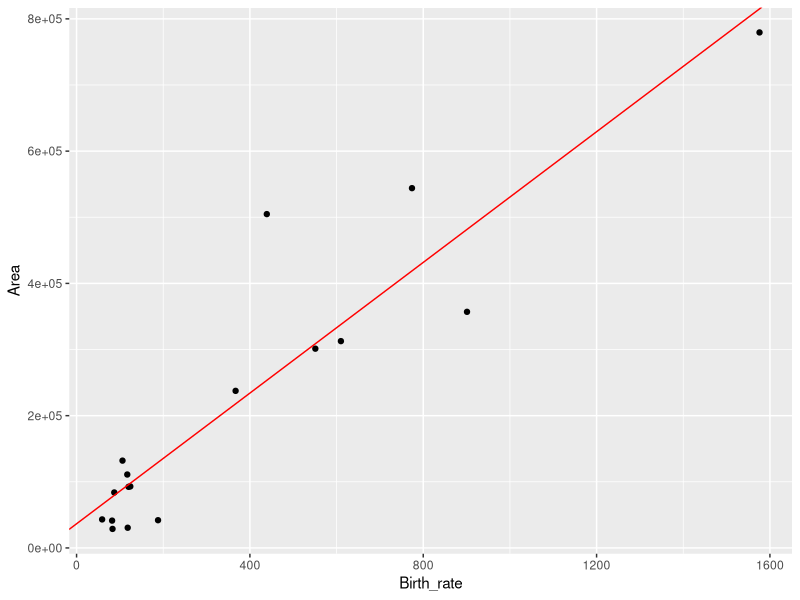
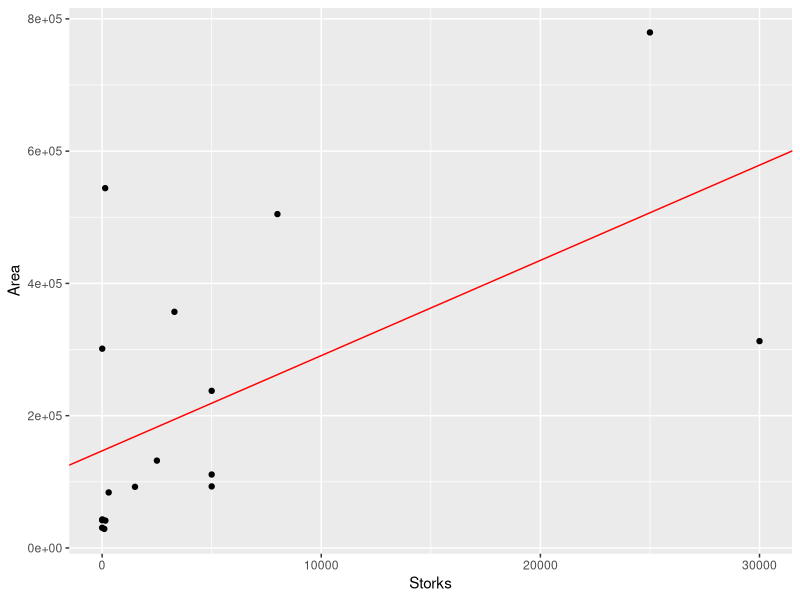

R code for these plots, in order:
## ---- chunk 1
knitr::opts_chunk$set(echo = TRUE)
setwd('/Users/lumizhang/Documents/sustech/biology/classes/Biostatistics/Homework/hw7')
library(ggplot2)
## ---- chunk 2
data.frame(
  `mRNA-1273` = c(11, 15181 - 11, 15181),
  Placebo = c(185, 15170 - 185, 15170),
  Total = c(11 + 185, 15181 + 15170 - 11 - 185, 15181 + 15170),
  row.names = c("COVID 19", "No Symptoms", "Total")
)
## ---- chunk 3
vaccine <- data.frame(
  `mRNA-1273` = c(11, 15181 - 11),
  Placebo = c(185, 15170 - 185),
  row.names = c("COVID 19", "No Symptoms")
)
chisq_vaccine <- chisq.test(vaccine)
chisq_vaccine$expected
## ---- chunk 4
chisq_vaccine
## ---- chunk 5
chisq.test(vaccine, correct = F)
## ---- chunk 6
blood <- data.frame(
  A = c(1188, 670),
  `Non-A` = c(2506, 1105),
  row.names = c("Healthy", "COVID-19")
)
blood
## ---- chunk 7
mean_A <- mean(blood[,1])
mean_nonA <- mean(blood[,2])
sd_A <- sd(blood[,1])
eff <- (mean_A - mean_nonA) / sd_A
eff
## ---- chunk 8
stork <- data.frame(
  Storks = c(100,300,1,5000,9,140,3300,2500,4,5000,5,30000,1500,5000,8000,150,25000),
  Birth_rate = c(83,87,118,117,59,774,901,106,188,124,551,610,120,367,439,82,1576)
)
r <- cov(stork$Storks, stork$Birth_rate) / sqrt(var(stork$Storks) * var(stork$Birth_rate))
r
## ---- chunk 9
cov(stork$Storks, stork$Birth_rate)
## ---- chunk 10
mean(stork$Storks * stork$Birth_rate) - mean(stork$Storks) * mean(stork$Birth_rate)
## ---- chunk 11
n <- length(stork$Storks)
(mean(stork$Storks * stork$Birth_rate) - mean(stork$Storks) * mean(stork$Birth_rate)) * n / (n - 1)
## ---- chunk 12
pt(3.062, 15, lower.tail = F) * 2
## ---- chunk 13
a_adjust <- 2114440 / var(stork$Storks)
b_adjust <- mean(stork$Birth_rate) - a_adjust * mean(stork$Storks)
c(a_adjust, b_adjust)
## ---- chunk 14
a <- 2246592 / var(stork$Storks)
b <- mean(stork$Birth_rate) - a * mean(stork$Storks)
c(a, b)
## ---- chunk 15
model <- lm(stork$Birth_rate ~ stork$Storks)
model
## ---- chunk 16
area <- data.frame(
  Area = c(28750,83860,30520,111000,43100,544000,357000,132000,
           41900,93000,301280,312680,92390,237500,504750,41290,779450),
  Birth_rate = c(83,87,118,117,59,774,901,106,188,124,551,610,120,367,439,82,1576)
)
r_area <- cov(area$Area, area$Birth_rate) / sqrt(var(area$Area) * var(area$Birth_rate))
r_area
## ---- chunk 17
pt(9.2591, 15, lower.tail = F) * 2
## ---- chunk 18
lm(area$Area ~ area$Birth_rate)
## ---- chunk 19
ggplot(data = area, mapping = aes(Birth_rate, Area)) + 
  geom_point() + 
  geom_abline(slope = 494, intercept = 36553, colour = "red")
## ---- chunk 20
cor(area$Area, stork$Storks)
## ---- chunk 21
area_stork <- lm(area$Area ~ stork$Storks)
ggplot(mapping = aes(stork$Storks,area$Area)) + 
  geom_point() + xlab('Storks') + ylab('Area') +
  geom_abline(slope = coef(area_stork)[2], intercept = coef(area_stork)[1], colour = 'red')
